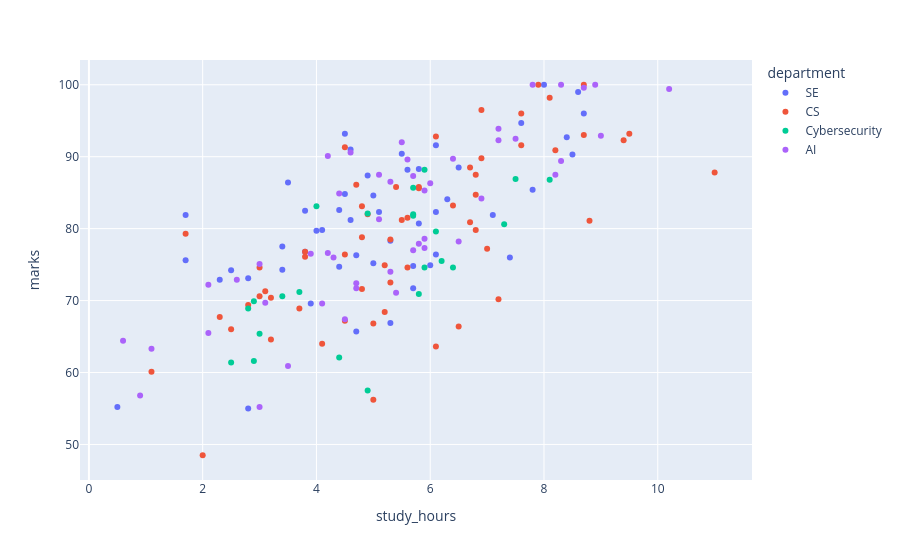

Source (notebook cell):
### Code cell
import plotly.express as px
fig = px.scatter(df, x='study_hours', y='marks', color='department', hover_data=['student_id'])
fig.show()

### Figure 1 — Plotly figure (JSON) as saved in the notebook; plotly's stock layout.template omitted (floating-point values rounded to 4 significant figures)
{"data": [{"customdata": [["S001"], ["S004"], ["S007"], ["S008"], ["S013"], ["S014"], ["S019"], ["S020"], ["S021"], ["S025"], ["S030"], ["S031"], ["S040"], ["S043"], ["S046"], ["S049"], ["S053"], ["S054"], ["S055"], ["S056"], ["S061"], ["S064"], ["S065"], ["S078"], ["S080"], ["S081"], ["S083"], ["S087"], ["S092"], ["S096"], ["S102"], ["S105"], ["S106"], ["S117"], ["S118"], ["S120"], ["S121"], ["S122"], ["S130"], ["S133"], ["S135"], ["S139"], ["S151"], ["S156"], ["S158"], ["S159"], ["S160"], ["S167"], ["S168"], ["S180"]], "hovertemplate": "department=SE<br>study_hours=%{x}<br>marks=%{y}<br>student_id=%{customdata[0]}<extra></extra>", "legendgroup": "SE", "marker": {"color": "#636efa", "symbol": "circle"}, "mode": "markers", "name": "SE", "orientation": "v", "showlegend": true, "type": "scatter", "x": [5.5, 7.8, 7.4, 6.1, 8.5, 8.6, 3.4, 6.5, 4.4, 8.0, 3.5, 2.8, 6.3, 3.8, 5.6, 5.7, 4.6, 2.3, 4.0, 5.8, 4.9, 3.4, 5.0, 4.7, 6.1, 4.4, 2.5, 4.1, 5.3, 5.0, 7.6, 1.7, 7.1, 0.5, 4.7, 5.8, 4.5, 1.7, 4.5, 8.7, 6.1, 4.6, 5.1, 3.8, 5.3, 2.8, 3.9, 6.0, 8.4, 5.7], "xaxis": "x", "y": [90.4, 85.4, 76.0, 76.4, 90.3, 99.0, 77.5, 88.5, 74.7, 100.0, 86.4, 73.1, 84.1, 76.8, 88.2, 74.8, 91.0, 72.9, 79.7, 88.3, 87.4, 74.3, 75.2, 65.7, 91.6, 82.6, 74.2, 79.8, 78.3, 84.6, 94.7, 75.6, 81.9, 55.2, 76.3, 80.7, 84.8, 81.9, 93.2, 96.0, 82.3, 81.2, 82.3, 82.5, 66.9, 55.0, 69.6, 74.9, 92.7, 71.7], "yaxis": "y"}, {"customdata": [["S002"], ["S010"], ["S011"], ["S015"], ["S017"], ["S022"], ["S027"], ["S033"], ["S034"], ["S035"], ["S038"], ["S041"], ["S044"], ["S047"], ["S048"], ["S057"], ["S058"], ["S062"], ["S063"], ["S066"], ["S067"], ["S068"], ["S070"], ["S072"], ["S076"], ["S077"], ["S079"], ["S082"], ["S088"], ["S090"], ["S093"], ["S094"], ["S095"], ["S097"], ["S107"], ["S111"], ["S113"], ["S114"], ["S119"], ["S124"], ["S126"], ["S127"], ["S134"], ["S138"], ["S141"], ["S142"], ["S144"], ["S145"], ["S147"], ["S148"], ["S149"], ["S154"], ["S157"], ["S165"], ["S166"], ["S169"], ["S171"], ["S172"], ["S177"]], "hovertemplate": "department=CS<br>study_hours=%{x}<br>marks=%{y}<br>student_id=%{customdata[0]}<extra></extra>", "legendgroup": "CS", "marker": {"color": "#EF553B", "symbol": "circle"}, "mode": "markers", "name": "CS", "orientation": "v", "showlegend": true, "type": "scatter", "x": [5.0, 5.6, 2.8, 4.8, 8.1, 5.2, 6.5, 4.5, 7.0, 2.5, 4.5, 7.9, 4.8, 3.0, 5.4, 7.6, 3.7, 3.1, 4.1, 1.7, 2.3, 9.5, 3.0, 11.0, 8.7, 3.2, 6.8, 4.9, 6.1, 5.5, 5.2, 3.8, 5.8, 9.4, 6.1, 5.3, 5.0, 4.7, 5.6, 8.7, 6.9, 4.5, 7.6, 6.9, 3.8, 7.2, 6.8, 4.8, 6.7, 8.8, 6.7, 8.2, 3.2, 5.8, 5.3, 1.1, 6.4, 2.0, 6.8], "xaxis": "x", "y": [66.8, 81.5, 69.4, 83.1, 98.2, 68.4, 66.4, 67.2, 77.2, 66.0, 91.3, 100.0, 78.8, 70.6, 85.8, 96.0, 68.9, 71.3, 64.0, 79.3, 67.7, 93.2, 74.6, 87.8, 93.0, 70.4, 79.8, 82.0, 92.8, 81.2, 74.9, 76.1, 85.8, 92.3, 63.6, 78.5, 56.2, 86.1, 74.6, 100.0, 96.5, 76.4, 91.6, 89.8, 76.8, 70.2, 84.7, 71.6, 80.9, 81.1, 88.5, 90.9, 64.6, 85.6, 72.5, 60.1, 83.2, 48.5, 87.5], "yaxis": "y"}, {"customdata": [["S003"], ["S006"], ["S012"], ["S023"], ["S024"], ["S032"], ["S042"], ["S045"], ["S073"], ["S100"], ["S101"], ["S104"], ["S110"], ["S116"], ["S132"], ["S137"], ["S143"], ["S152"], ["S162"], ["S170"], ["S174"], ["S178"], ["S179"]], "hovertemplate": "department=Cybersecurity<br>study_hours=%{x}<br>marks=%{y}<br>student_id=%{customdata[0]}<extra></extra>", "legendgroup": "Cybersecurity", "marker": {"color": "#00cc96", "symbol": "circle"}, "mode": "markers", "name": "Cybersecurity", "orientation": "v", "showlegend": true, "type": "scatter", "x": [5.8, 4.4, 2.5, 4.9, 5.9, 3.4, 4.9, 5.7, 2.9, 3.7, 3.0, 6.2, 5.7, 8.1, 6.4, 6.1, 2.8, 2.9, 7.5, 4.0, 5.9, 7.3, 5.7], "xaxis": "x", "y": [70.9, 62.1, 61.4, 57.5, 88.2, 70.6, 82.1, 82.0, 69.9, 71.2, 65.4, 75.5, 81.8, 86.8, 74.6, 79.6, 68.9, 61.6, 86.9, 83.1, 74.6, 80.6, 85.7], "yaxis": "y"}, {"customdata": [["S005"], ["S009"], ["S016"], ["S018"], ["S026"], ["S028"], ["S029"], ["S036"], ["S037"], ["S039"], ["S050"], ["S051"], ["S052"], ["S059"], ["S060"], ["S069"], ["S071"], ["S074"], ["S075"], ["S084"], ["S085"], ["S086"], ["S089"], ["S091"], ["S098"], ["S099"], ["S103"], ["S108"], ["S109"], ["S112"], ["S115"], ["S123"], ["S125"], ["S128"], ["S129"], ["S131"], ["S136"], ["S140"], ["S146"], ["S150"], ["S153"], ["S155"], ["S161"], ["S163"], ["S164"], ["S173"], ["S175"], ["S176"]], "hovertemplate": "department=AI<br>study_hours=%{x}<br>marks=%{y}<br>student_id=%{customdata[0]}<extra></extra>", "legendgroup": "AI", "marker": {"color": "#ab63fa", "symbol": "circle"}, "mode": "markers", "name": "AI", "orientation": "v", "showlegend": true, "type": "scatter", "x": [5.6, 8.3, 4.4, 3.0, 5.4, 1.1, 5.1, 5.3, 4.2, 7.2, 10.2, 9.0, 3.5, 3.9, 0.9, 2.6, 8.9, 4.5, 5.9, 4.7, 4.7, 5.7, 7.2, 5.9, 8.3, 6.0, 5.7, 3.0, 4.3, 4.6, 5.5, 5.9, 2.1, 5.1, 3.1, 7.8, 8.7, 5.3, 7.5, 2.1, 4.2, 6.5, 5.8, 6.4, 0.6, 8.2, 6.9, 4.1], "xaxis": "x", "y": [89.6, 100.0, 84.9, 75.1, 71.1, 63.3, 87.5, 74.0, 90.1, 93.9, 99.4, 92.9, 60.9, 76.5, 56.8, 72.9, 100.0, 67.4, 77.3, 71.7, 72.4, 87.3, 92.3, 78.6, 89.4, 86.3, 77.0, 55.2, 76.0, 90.6, 92.0, 85.3, 72.2, 81.3, 69.7, 100.0, 99.6, 86.5, 92.5, 65.5, 76.6, 78.2, 77.9, 89.7, 64.4, 87.5, 84.2, 69.6], "yaxis": "y"}], "layout": {"legend": {"title": {"text": "department"}, "tracegroupgap": 0}, "margin": {"t": 60}, "xaxis": {"anchor": "y", "domain": [0, 1], "title": {"text": "study_hours"}}, "yaxis": {"anchor": "x", "domain": [0, 1], "title": {"text": "marks"}}}}
